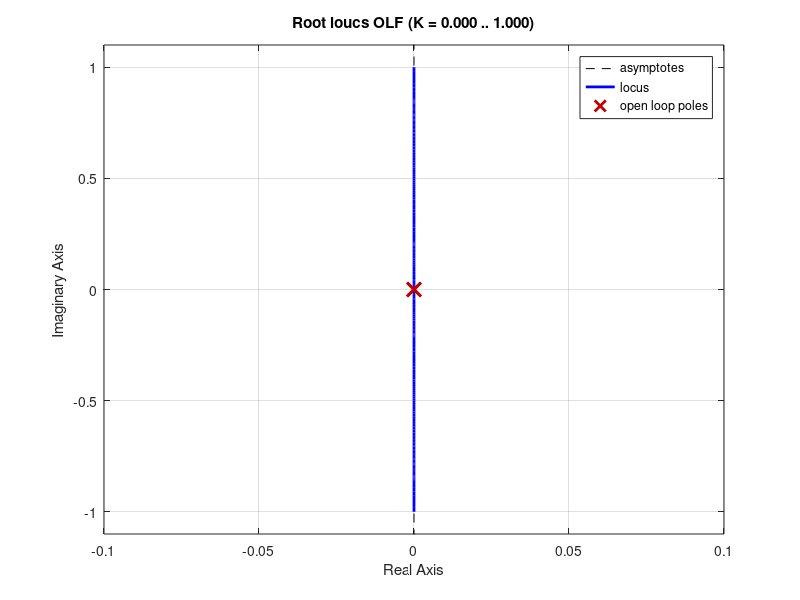
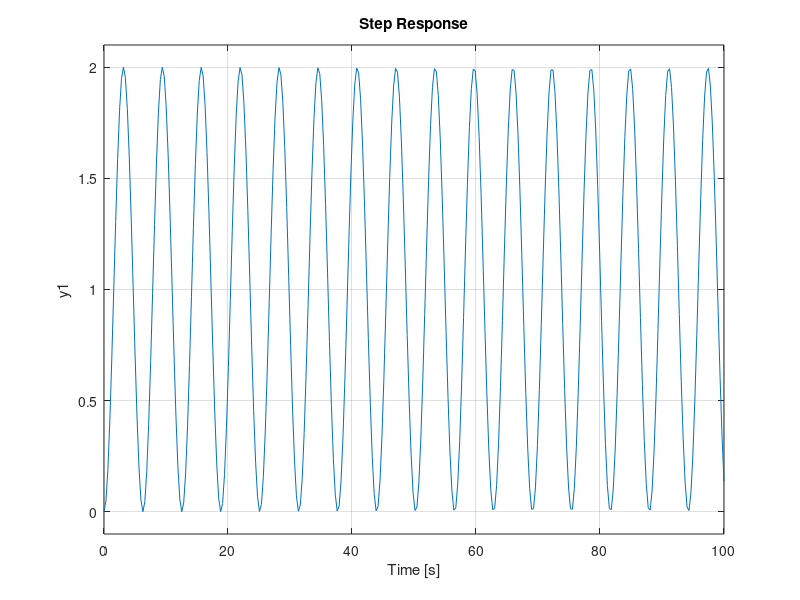
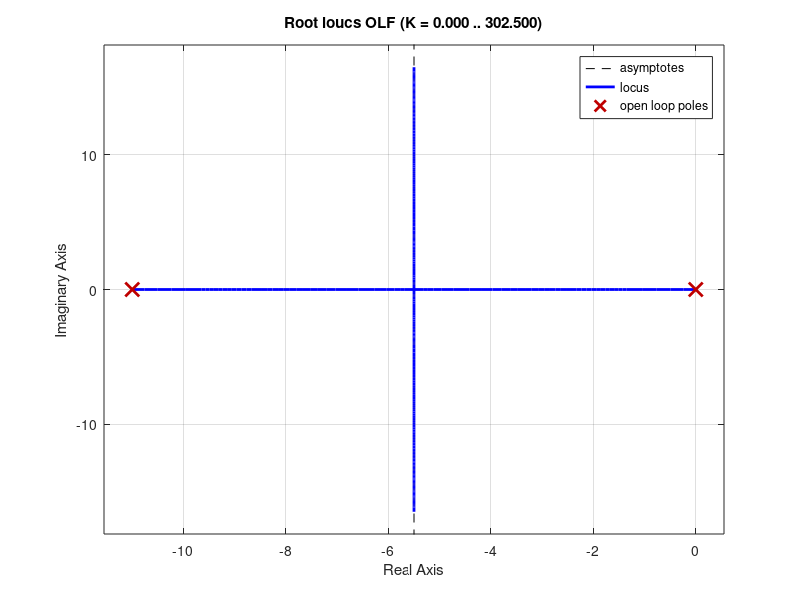
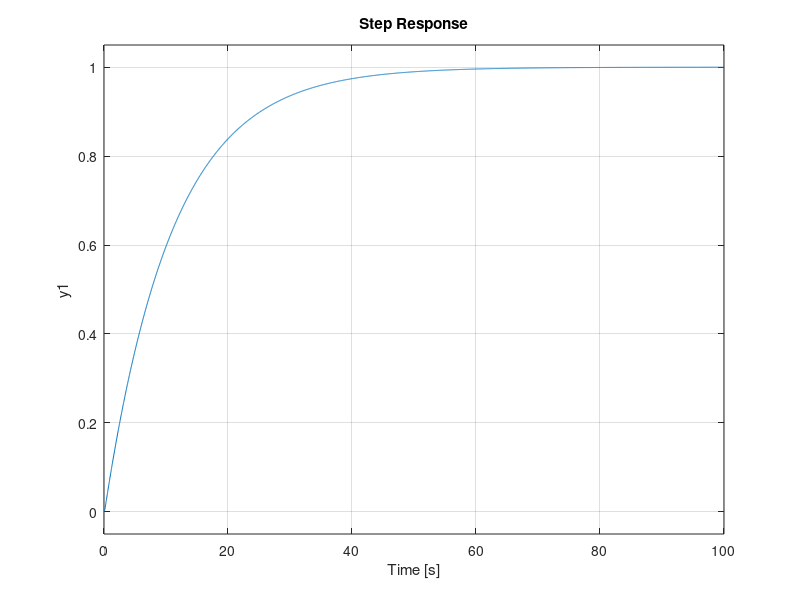

These figures' MATLAB source, in order:
pkg load control
close all
clear all
s = tf('s');
%2.2
%Visto o octave não simplificar expressões iremos usar a expressão simplificada a que chegamos
%na alínea 2.1
%Para K_theta pertencente a valores reais positivos
K_theta = 1;
OLF = K_theta/(s^2)
CLF = K_theta/(s^2 + K_theta)
%Temos o Root Locus
figure(1);
rlocus(OLF);
%Step response da closed loop function
figure(2);
step(CLF,100);
%Os polos encontram-se no eixo dos imaginários e à medida que aumentamos o valor de K_theta os polos afastam-se de zero


%2.4
%Visto o octave não simplificar expressões iremos usar a expressão simplificada a que chegamos
%na alínea 2.3
%Para K_w pertencente a valores reais positivos
K_w = 1;
OLF = K_w/(s)
CLF = K_w/(s + K_w)
%Temos o Root Locus
figure(3);
rlocus(OLF);
%Step response da closed loop function
figure(4);
step(CLF,100);
%O polo encontra-se no eixo real negativo e á medida que aumentamos o valor de K_theta o polo afasta-se de zero

%Visto o octave não simplificar expressões iremos usar a expressão simplificada a que chegamos
%na alínea 2.3
%Para K_theta pertencente a valores reais positivos
K_w = 1;
Ls_23 = K_w/(s);

%Vamos adicionar um polo arbitrário ao controlador tal que s = z_1 seja menor que zero
z_1 = 11;
Ks = (K_w*s)/(s + z_1); %novo controlador
%Pelos cálculos já realizados ficamos com o seguinte Open loop
OLF = K_w/(s*(s+z_1))
%Root locus da Open Loop
figure (3);
rlocus(OLF);
%E ficamos com a seguinte Closed Loop
CLF = K_w/(s*(s+z_1)+K_w)
%Step response da closed loop function
figure(4);
step(CLF,100);


